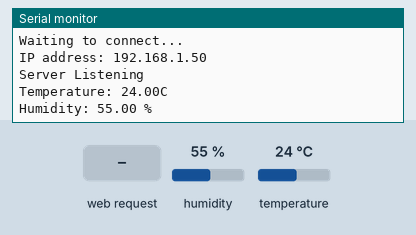
This sketch was run on a simulated ESP8266 (NodeMCU). Shown: the last lines printed to the serial monitor. The inputs (shaded band) are chosen by the test bench; at power-on: humidity 55 %, temperature 24 °C. WiFi joins after 1.5 s; servers stay silent unless stated.

Above: at 2.7 s.
2.8 s: HTTP request GET /setLEDStatus?s=1 received
8.8 s: HTTP request GET /setLEDStatus?s=0 received
14.8 s: humidity set to 22 %
At 17.2 s:
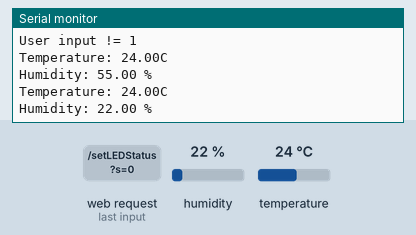
20.8 s: temperature set to 12 °C
At 23.0 s:
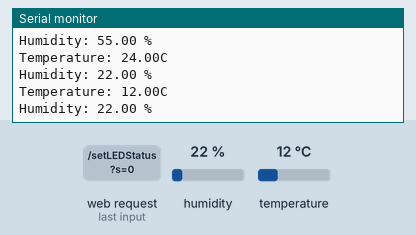
26.8 s: humidity set to 40 %
At 32.4 s:
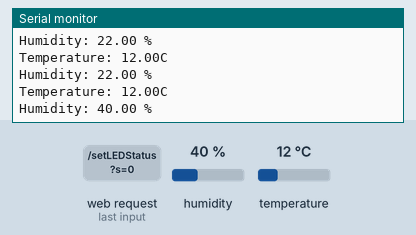
Timing chart, 0 to 33.8 s (numbered marks = the images above; inputs shaded):
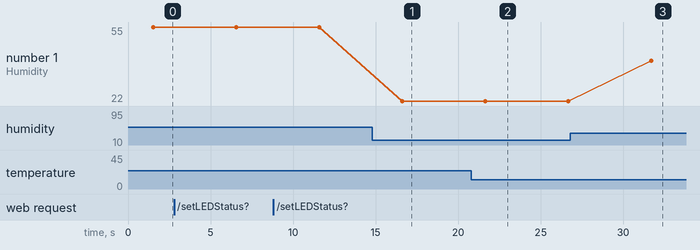

Measured:
- after the input at 14.8 s, the serial monitor: prints a new line after 1.8 s (image 1)
- after the input at 20.8 s, the serial monitor: prints a new line after 0.84 s (image 2)
- after the input at 26.8 s, the serial monitor: prints a new line after 4.9 s (image 3)
- plotted number 1: 55 → 22 after the input at 14.8 s, 22 → 40 after the input at 26.8 s

The sketch:

DHT11_BMP280_LED.ino
```cpp
#include <ESP8266WiFi.h>
#include <ESP8266WebServer.h>
#include "DHT.h"

#define Type DHT11

// set the port for the webserver
ESP8266WebServer server(80);

// set wifi details

// HOME
//const char* ssid = "SKYXIENC";
//const char* password = "7GQiqMQT6zdB";

// OFFICE
 const char* ssid = "TNCAP24C3C5";
 const char* password = "7EFEF61DDA";

int sensePin = 2;

DHT HT(sensePin, Type);

// initialise temp and humidity global variables
int temp = 0;
int humidity = 0;

void setup() {

  // connect tothe wifi network
  WiFi.begin(ssid, password);

  pinMode(sensePin, INPUT_PULLUP);

  Serial.begin(9600);
  Serial.println();

  // wait for connection
  while (WiFi.status() != WL_CONNECTED) {
    delay(500);
    Serial.println("Waiting to connect...");
  }

  // print the IP address of the web server
  Serial.print("IP address: ");
  Serial.println(WiFi.localIP());

  // initialise sensor activity
  HT.begin();

  server.on("/", get_index); // get the index page
  server.on("/setLEDStatus", setLEDStatus);

  // start the server
  server.begin();
  Serial.println("Server Listening");

}

void loop() {

  // get DHT11 sensor values
  readTempHumidity();

///////// debug DHT11 data
  Serial.print("Temperature: ");
  Serial.print(HT.readTemperature());
  Serial.print("C ");
  Serial.println();
  Serial.print("Humidity: ");
  Serial.print(HT.readHumidity());
  Serial.print(" %");
  Serial.println();

  delay(5000);

  // handleing of incoming client requests
  server.handleClient();
}

// function to return temperature & humidity sensor readings
void readTempHumidity() {
  temp = HT.readTemperature();
  humidity = HT.readHumidity();

}

// utility function to serve the home page dashboard
void get_index() {
  String html = "<!DOCTYPE html> <html> ";
  html += "<head><meta http-equiv=\"refresh\" content=\"2\"<meta name=\"viewport\" content=\"width=device-width, initial-scale=1.0\"></head>";
  html += "<body> <h1>The EcoHomeHealth Dashboard</h1>";
  html += "<p> Welcome to the Future of Efficiency</p>";
  html += "<div> <p> <strong> The Temperature of sensor 1 is: ";
  // html += HT.readTemperature();
  html += temp;
  html += " C</strong> </p> </div>";
  html += "<div> <p> <strong> The Humidity of sensor 1 is: ";
  // html += HT.readHumidity();
  html += humidity;
  html += " %</strong> </p> </div>";
  //// enter ternery operator here to say if the temperature is above or below threshold;
  // isAboveThreshold()?"is currently above threshold":"is currently below threshold";
  html += "<a href=\"/setLEDStatus?s=0\" target=\"_blank\"\"\"><button>Turn Off </button></a>";
  html += "<a href=\"/setLEDStatus?s=1\" target=\"_blank\"\"\"><button>Turn On </button></a>";
  html += "</body> </html>";

  // print a welcoming message on the index page
  server.send(200, "text.html", html);
}

// utility function to read the query string
// substitute for return json data ??????
void setLEDStatus() {

  int query_string = 0;
  String text;

  // check the query string
  if (server.arg("s") != "") { // parameter found
    // parse the value from the query
    query_string = server.arg("s").toInt();
    // check the value and update the **led pin**
    if (query_string==1) {
      Serial.println("User input = 1");
      text = "User input = 1";
      // delay(1500);
    }
    else {
      Serial.println("User input != 1");
      text = "User input != 1";
      // delay(1500);
    }
  }

  server.send(200, "text/plain", text);
}
```
